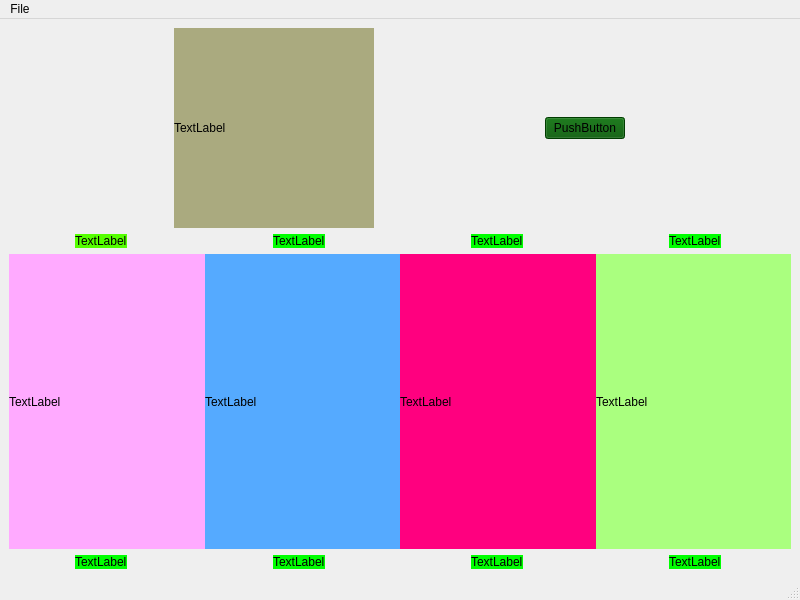
<?xml version="1.0" encoding="UTF-8"?>
<ui version="4.0">
 <class>MainWindow</class>
 <widget class="QMainWindow" name="MainWindow">
  <property name="geometry">
   <rect>
    <x>0</x>
    <y>0</y>
    <width>800</width>
    <height>600</height>
   </rect>
  </property>
  <property name="windowTitle">
   <string>MainWindow</string>
  </property>
  <widget class="QWidget" name="centralwidget">
   <layout class="QVBoxLayout" name="verticalLayout_2">
    <item>
     <layout class="QVBoxLayout" name="verticalLayout" stretch="4,1,6,1">
      <item>
       <layout class="QHBoxLayout" name="horizontalLayout">
        <item>
         <widget class="QLabel" name="label">
          <property name="sizePolicy">
           <sizepolicy hsizetype="Fixed" vsizetype="Preferred">
            <horstretch>0</horstretch>
            <verstretch>0</verstretch>
           </sizepolicy>
          </property>
          <property name="minimumSize">
           <size>
            <width>200</width>
            <height>200</height>
           </size>
          </property>
          <property name="styleSheet">
           <string notr="true">background-color: rgb(170, 170, 127);</string>
          </property>
          <property name="text">
           <string>TextLabel</string>
          </property>
         </widget>
        </item>
        <item>
         <widget class="QPushButton" name="pushButton">
          <property name="sizePolicy">
           <sizepolicy hsizetype="Fixed" vsizetype="Fixed">
            <horstretch>0</horstretch>
            <verstretch>0</verstretch>
           </sizepolicy>
          </property>
          <property name="styleSheet">
           <string notr="true">background-color: rgb(0, 85, 0);</string>
          </property>
          <property name="text">
           <string>PushButton</string>
          </property>
         </widget>
        </item>
       </layout>
      </item>
      <item>
       <layout class="QHBoxLayout" name="horizontalLayout_2">
        <property name="spacing">
         <number>80</number>
        </property>
        <property name="sizeConstraint">
         <enum>QLayout::SetFixedSize</enum>
        </property>
        <property name="topMargin">
         <number>0</number>
        </property>
        <item>
         <widget class="QLabel" name="label_2">
          <property name="sizePolicy">
           <sizepolicy hsizetype="Fixed" vsizetype="Fixed">
            <horstretch>0</horstretch>
            <verstretch>0</verstretch>
           </sizepolicy>
          </property>
          <property name="styleSheet">
           <string notr="true">background-color: rgb(85, 255, 0);</string>
          </property>
          <property name="text">
           <string>TextLabel</string>
          </property>
         </widget>
        </item>
        <item>
         <widget class="QLabel" name="label_4">
          <property name="sizePolicy">
           <sizepolicy hsizetype="Fixed" vsizetype="Fixed">
            <horstretch>0</horstretch>
            <verstretch>0</verstretch>
           </sizepolicy>
          </property>
          <property name="styleSheet">
           <string notr="true">background-color: rgb(0, 255, 0);</string>
          </property>
          <property name="text">
           <string>TextLabel</string>
          </property>
         </widget>
        </item>
        <item>
         <widget class="QLabel" name="label_3">
          <property name="sizePolicy">
           <sizepolicy hsizetype="Fixed" vsizetype="Fixed">
            <horstretch>0</horstretch>
            <verstretch>0</verstretch>
           </sizepolicy>
          </property>
          <property name="styleSheet">
           <string notr="true">background-color: rgb(0, 255, 0);</string>
          </property>
          <property name="text">
           <string>TextLabel</string>
          </property>
         </widget>
        </item>
        <item>
         <widget class="QLabel" name="label_5">
          <property name="sizePolicy">
           <sizepolicy hsizetype="Fixed" vsizetype="Fixed">
            <horstretch>0</horstretch>
            <verstretch>0</verstretch>
           </sizepolicy>
          </property>
          <property name="styleSheet">
           <string notr="true">background-color: rgb(0, 255, 0);</string>
          </property>
          <property name="text">
           <string>TextLabel</string>
          </property>
         </widget>
        </item>
       </layout>
      </item>
      <item>
       <layout class="QHBoxLayout" name="horizontalLayout_3">
        <property name="spacing">
         <number>0</number>
        </property>
        <item>
         <widget class="QLabel" name="label_6">
          <property name="styleSheet">
           <string notr="true">
background-color: rgb(255, 170, 255);</string>
          </property>
          <property name="text">
           <string>TextLabel</string>
          </property>
         </widget>
        </item>
        <item>
         <widget class="QLabel" name="label_7">
          <property name="styleSheet">
           <string notr="true">background-color: rgb(85, 170, 255);</string>
          </property>
          <property name="text">
           <string>TextLabel</string>
          </property>
         </widget>
        </item>
        <item>
         <widget class="QLabel" name="label_8">
          <property name="styleSheet">
           <string notr="true">background-color: rgb(255, 0, 127);</string>
          </property>
          <property name="text">
           <string>TextLabel</string>
          </property>
         </widget>
        </item>
        <item>
         <widget class="QLabel" name="label_9">
          <property name="styleSheet">
           <string notr="true">background-color: rgb(170, 255, 127);</string>
          </property>
          <property name="text">
           <string>TextLabel</string>
          </property>
         </widget>
        </item>
       </layout>
      </item>
      <item>
       <layout class="QHBoxLayout" name="horizontalLayout_4">
        <property name="spacing">
         <number>80</number>
        </property>
        <item>
         <widget class="QLabel" name="label_10">
          <property name="sizePolicy">
           <sizepolicy hsizetype="Fixed" vsizetype="Fixed">
            <horstretch>0</horstretch>
            <verstretch>0</verstretch>
           </sizepolicy>
          </property>
          <property name="styleSheet">
           <string notr="true">background-color: rgb(0, 255, 0);</string>
          </property>
          <property name="text">
           <string>TextLabel</string>
          </property>
         </widget>
        </item>
        <item>
         <widget class="QLabel" name="label_11">
          <property name="sizePolicy">
           <sizepolicy hsizetype="Fixed" vsizetype="Fixed">
            <horstretch>0</horstretch>
            <verstretch>0</verstretch>
           </sizepolicy>
          </property>
          <property name="styleSheet">
           <string notr="true">background-color: rgb(0, 255, 0);</string>
          </property>
          <property name="text">
           <string>TextLabel</string>
          </property>
         </widget>
        </item>
        <item>
         <widget class="QLabel" name="label_12">
          <property name="sizePolicy">
           <sizepolicy hsizetype="Fixed" vsizetype="Fixed">
            <horstretch>0</horstretch>
            <verstretch>0</verstretch>
           </sizepolicy>
          </property>
          <property name="styleSheet">
           <string notr="true">background-color: rgb(0, 255, 0);</string>
          </property>
          <property name="text">
           <string>TextLabel</string>
          </property>
         </widget>
        </item>
        <item>
         <widget class="QLabel" name="label_13">
          <property name="sizePolicy">
           <sizepolicy hsizetype="Fixed" vsizetype="Fixed">
            <horstretch>0</horstretch>
            <verstretch>0</verstretch>
           </sizepolicy>
          </property>
          <property name="styleSheet">
           <string notr="true">background-color: rgb(0, 255, 0);</string>
          </property>
          <property name="text">
           <string>TextLabel</string>
          </property>
         </widget>
        </item>
       </layout>
      </item>
     </layout>
    </item>
   </layout>
  </widget>
  <widget class="QMenuBar" name="menubar">
   <property name="geometry">
    <rect>
     <x>0</x>
     <y>0</y>
     <width>800</width>
     <height>23</height>
    </rect>
   </property>
   <widget class="QMenu" name="menuFile">
    <property name="title">
     <string>File</string>
    </property>
   </widget>
   <addaction name="menuFile"/>
  </widget>
  <widget class="QStatusBar" name="statusbar"/>
 </widget>
 <resources/>
 <connections/>
</ui>
